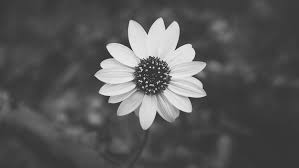
%> input picture flower.jfif, 299 x 168 px
$ octave Problem7_4.m   (GNU Octave 9; MATLAB toolbox functions it lacks are replaced by stand-ins)
%> lines starting %> are read from the running program, lines starting %| are printed output that depends on the picture
% Problem 7)4 Wiener Filtering with Bluerred and Additive Noise

clear, clc, close all;

% load image
Img = im2double(imread('flower.jfif'));
%> Img: size 168x299x3 double; min 0.0314, max 0.984, mean 0.34
figure(1), clf;

subplot(1, 3, 1), imshow(Img), title('Original Image');

% simulate a blur motion
LEN = 15; THETA = 10;
PSF = fspecial('motion', LEN, THETA)
blurredImg = imfilter(Img, PSF, 'conv', 'replicate')
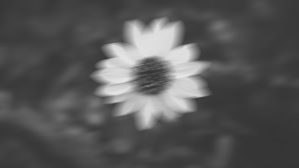
%> blurredImg: size 168x299x3 double; min 0.212, max 0.908, mean 0.34
subplot(1, 3, 2), imshow(blurredImg), title('Burry Image')

% simulate additive noise
noise_mean =0; noise_var = 0.0005;
blurred_noiseImg = imnoise(blurredImg, 'gaussian', noise_mean, noise_var);
subplot(1, 2, 3), imshow(blurred_noiseImg), title('Blur Noisy Image');

% remove noise and deblur
dif = 255 * (blurred_noiseImg - Img);
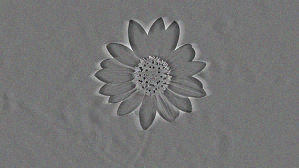
%> dif: size 168x299x3 double; mean R, G, B -0.1, 0, 0; drawn with min black and max white
rms_err_before_wnr = rms(dif(:))
%> rms_err_before_wnr = 14.63

estimated_nr = noise_var / var(Img(:));
%> estimated_nr = 0.0139
%> (the run ends here)
